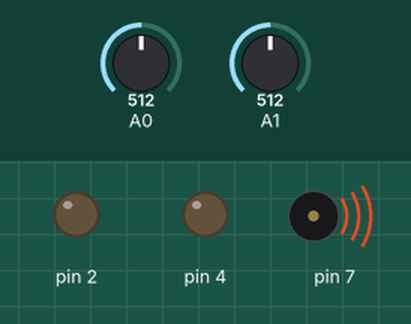
The sketch below on a simulated Arduino Uno, built with avr-gcc and run on an emulated ATmega328P. Shown: output pins drawn as LEDs (lit = HIGH), buzzer (waves = sounding). The test bench sets the inputs (shaded band); at power-on: A0 = 512, A1 = 512.

Above: at 0.1 s.
Timing chart, 0 to 1.6 s (numbered marks = the images above):
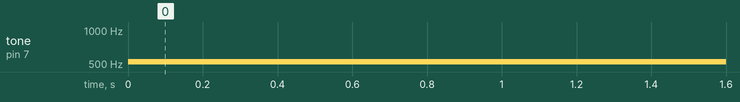

Measured:
- by itself, tone on pin 7: silent → 523 Hz at 0.00 s

The sketch:

firealarmp.ino
```cpp
int V_G =0;
int V_T =0;
void setup ()
{
pinMode (A0, INPUT);
pinMode (7,OUTPUT);
pinMode (4,OUTPUT);
pinMode (A1, INPUT);
pinMode (2,OUTPUT);
}
void loop ()
{
//Smoke Alarm
V_G = analogRead (A0);
if (V_G >=250){
tone(7,523,1000);// play tone60 (C5 = 523Hz)
digitalWrite (9,HIGH);
}
V_T = -40+0.488155* (analogRead (A1) -20);
if (V_T >=70) {
tone (7,523,1000);// play tone60 (C5 = 523Hz)
digitalWrite (12,HIGH);
}
delay (10);
}
```
